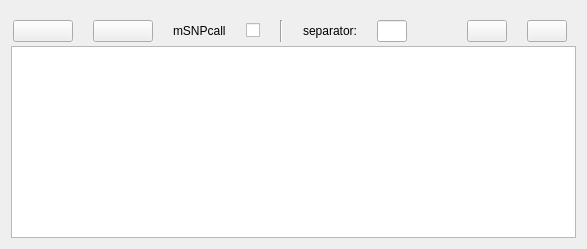
                        <widget class="QWidget" name="layoutWidget">
                         <layout class="QVBoxLayout" name="verticalLayout_37">
                          <property name="spacing">
                           <number>2</number>
                          </property>
                          <item>
                           <widget class="QWidget" name="widget" native="true">
                            <layout class="QHBoxLayout" name="horizontalLayout_49">
                             <property name="spacing">
                              <number>20</number>
                             </property>
                             <property name="leftMargin">
                              <number>2</number>
                             </property>
                             <property name="bottomMargin">
                              <number>2</number>
                             </property>
                             <item>
                              <widget class="QPushButton" name="pushButton_load_user_mSNP">
                               <property name="minimumSize">
                                <size>
                                 <width>60</width>
                                 <height>0</height>
                                </size>
                               </property>
                               <property name="maximumSize">
                                <size>
                                 <width>60</width>
                                 <height>16777215</height>
                                </size>
                               </property>
                               <property name="toolTip">
                                <string>&lt;html&gt;&lt;head/&gt;&lt;body&gt;&lt;p&gt;Load user-defined commands from file (mSNPcall)&lt;/p&gt;&lt;/body&gt;&lt;/html&gt;</string>
                               </property>
                               <property name="text">
                                <string/>
                               </property>
                               <property name="icon">
                                <iconset>
                                 <normaloff>:/icons/icons/view_doc.ico</normaloff>:/icons/icons/view_doc.ico</iconset>
                               </property>
                               <property name="autoDefault">
                                <bool>false</bool>
                               </property>
                               <property name="default">
                                <bool>false</bool>
                               </property>
                               <property name="flat">
                                <bool>false</bool>
                               </property>
                              </widget>
                             </item>
                             <item>
                              <widget class="QPushButton" name="pushButton_save_user_mSNP">
                               <property name="minimumSize">
                                <size>
                                 <width>60</width>
                                 <height>0</height>
                                </size>
                               </property>
                               <property name="maximumSize">
                                <size>
                                 <width>60</width>
                                 <height>16777215</height>
                                </size>
                               </property>
                               <property name="toolTip">
                                <string>&lt;html&gt;&lt;head/&gt;&lt;body&gt;&lt;p&gt;Save user-defined commands to file (mSNPcall)&lt;/p&gt;&lt;/body&gt;&lt;/html&gt;</string>
                               </property>
                               <property name="text">
                                <string/>
                               </property>
                               <property name="icon">
                                <iconset resource="resources.qrc">
                                 <normaloff>:/icons/icons/save.ico</normaloff>:/icons/icons/save.ico</iconset>
                               </property>
                              </widget>
                             </item>
                             <item>
                              <widget class="QLabel" name="label_31">
                               <property name="toolTip">
                                <string>&lt;html&gt;&lt;head/&gt;&lt;body&gt;&lt;p&gt;Perform SNP calling for all individuals (multiple-sample SNP calling)&lt;/p&gt;&lt;/body&gt;&lt;/html&gt;</string>
                               </property>
                               <property name="text">
                                <string>mSNPcall</string>
                               </property>
                              </widget>
                             </item>
                             <item>
                              <widget class="QCheckBox" name="checkBox_snpcall_user_mSNP">
                               <property name="toolTip">
                                <string>&lt;html&gt;&lt;head/&gt;&lt;body&gt;&lt;p&gt;Perform SNP calling for all individuals (multiple-sample SNP calling)&lt;/p&gt;&lt;/body&gt;&lt;/html&gt;</string>
                               </property>
                               <property name="text">
                                <string/>
                               </property>
                              </widget>
                             </item>
                             <item>
                              <widget class="Line" name="line_2">
                               <property name="orientation">
                                <enum>Qt::Vertical</enum>
                               </property>
                              </widget>
                             </item>
                             <item>
                              <widget class="QLabel" name="label_22">
                               <property name="toolTip">
                                <string>&lt;html&gt;&lt;head/&gt;&lt;body&gt;&lt;p&gt;Separator to print between bam files (leave blank to use spaces)&lt;/p&gt;&lt;/body&gt;&lt;/html&gt;</string>
                               </property>
                               <property name="text">
                                <string>separator:</string>
                               </property>
                              </widget>
                             </item>
                             <item>
                              <widget class="QLineEdit" name="lineEdit_user_snp_mSNPsep">
                               <property name="minimumSize">
                                <size>
                                 <width>30</width>
                                 <height>0</height>
                                </size>
                               </property>
                               <property name="maximumSize">
                                <size>
                                 <width>30</width>
                                 <height>16777215</height>
                                </size>
                               </property>
                               <property name="toolTip">
                                <string>&lt;html&gt;&lt;head/&gt;&lt;body&gt;&lt;p&gt;Separator to print between bam files (leave blank to use spaces)&lt;/p&gt;&lt;/body&gt;&lt;/html&gt;</string>
                               </property>
                              </widget>
                             </item>
                             <item>
                              <spacer name="horizontalSpacer_29">
                               <property name="orientation">
                                <enum>Qt::Horizontal</enum>
                               </property>
                               <property name="sizeHint" stdset="0">
                                <size>
                                 <width>40</width>
                                 <height>20</height>
                                </size>
                               </property>
                              </spacer>
                             </item>
                             <item>
                              <widget class="QPushButton" name="pushButton_help_umSNPcall">
                               <property name="maximumSize">
                                <size>
                                 <width>60</width>
                                 <height>16777215</height>
                                </size>
                               </property>
                               <property name="text">
                                <string/>
                               </property>
                              </widget>
                             </item>
                             <item>
                              <widget class="QPushButton" name="pushButton_user_mSNPcall_bigScreen">
                               <property name="maximumSize">
                                <size>
                                 <width>60</width>
                                 <height>16777215</height>
                                </size>
                               </property>
                               <property name="text">
                                <string/>
                               </property>
                              </widget>
                             </item>
                            </layout>
                           </widget>
                          </item>
                          <item>
                           <widget class="QPlainTextEdit" name="plainTextEdit_user_mSNP">
                            <property name="minimumSize">
                             <size>
                              <width>0</width>
                              <height>40</height>
                             </size>
                            </property>
                            <property name="font">
                             <font>
                              <family>Monaco</family>
                              <pointsize>12</pointsize>
                             </font>
                            </property>
                            <property name="toolTip">
                             <string>&lt;html&gt;&lt;head/&gt;&lt;body&gt;&lt;p&gt;Enter user-defined step to call variants from the aligned NGS reads of all individuals jointly.&lt;/p&gt;&lt;p&gt;Commands will be executed only once for all individuals. Input format is bam, output format is vcf.&lt;/p&gt;&lt;p&gt;Sequential commands allowed on different lines, but also linux pipes, redirection, etc. The commands should be executable directly on terminal.&lt;/p&gt;&lt;p&gt;ALLOWED TAGS:&lt;/p&gt;&lt;p&gt;&lt;span style=&quot; text-decoration: underline; color:#ff0000;&quot;&gt;all.infiles.bam&lt;/span&gt; =&amp;gt; list of files with aligned NGS reads for all individuals (bam format)&lt;/p&gt;&lt;p&gt;&lt;span style=&quot; text-decoration: underline; color:#ff0000;&quot;&gt;reference.fa&lt;/span&gt; =&amp;gt; reference sequence in fasta format&lt;/p&gt;&lt;p&gt;&lt;span style=&quot; text-decoration: underline; color:#ff0000;&quot;&gt;outfile.allinds.vcf&lt;/span&gt; =&amp;gt; output file with variant calls for all individuals (vcf format)&lt;/p&gt;&lt;p&gt;&lt;span style=&quot; text-decoration: underline; color:#ff0000;&quot;&gt;tempfile&lt;/span&gt; =&amp;gt; temporary files&lt;/p&gt;&lt;p&gt;&lt;span style=&quot; font-style:italic; text-decoration: underline; color:#ff0000;&quot;&gt;all.infiles.bam&lt;/span&gt;&lt;span style=&quot; font-style:italic;&quot;&gt; must be specified &lt;/span&gt;&lt;/p&gt;&lt;p&gt;&lt;span style=&quot; font-style:italic; text-decoration: underline; color:#ff0000;&quot;&gt;outfile.allinds.vcf&lt;/span&gt;&lt;span style=&quot; font-style:italic;&quot;&gt; must be specified &lt;/span&gt;&lt;/p&gt;&lt;p&gt;&lt;span style=&quot; font-style:italic; text-decoration: underline; color:#ff0000;&quot;&gt;reference.fa&lt;/span&gt;&lt;span style=&quot; font-style:italic;&quot;&gt; must be specified&lt;/span&gt;&lt;/p&gt;&lt;/body&gt;&lt;/html&gt;</string>
                            </property>
                            <property name="tabStopWidth">
                             <number>10</number>
                            </property>
                           </widget>
                          </item>
                         </layout>
                        </widget>
